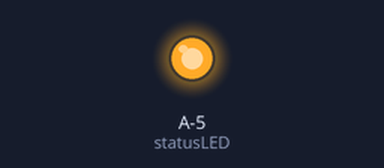
Simulated run of this sketch. Board: ATtiny85, built for the host (arithmetic inside an expression is 32-bit, double 64-bit). On the bench: output pins drawn as LEDs (lit = HIGH).

Above: at 3.72 s.
At 6.5 s:
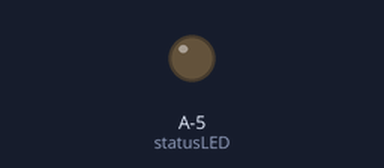
Timing chart, 0 to 8.5 s (numbered marks = the images above):
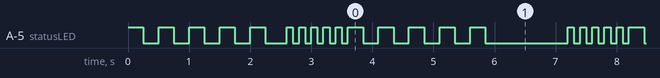

The sketch:

ATTINY84-Sleep-Interrupt.ino
```cpp
/*
 * Multiple interrupts on ATTINY84
 * Had trouble using INT0 (external interrupt)
 * Wasn't able to wake up from sleep using INT0
 *
 * Decided to use 2 Pin change interrupts, PCINT0 and PCINT1.
 * Read digital Value from both and that will tell us which one
 * got pulled low.
 *
 * VJS: 4/23/2017
 */

#include <avr/sleep.h>
#include <avr/interrupt.h>

const int Intr0_Pin                     = 0;
const int Intr1_Pin                     = 1;
const int statusLED                     = 9;

volatile byte pcint0 ;
volatile byte pcint1 ;

void flash(int _delay ) {
    // Flash quick sequence so we know setup has started
    for (int k = 0; k < 10; k = k + 1) {
        if (k % 2 == 0) {
            digitalWrite(statusLED, HIGH);
            }
        else {
            digitalWrite(statusLED, LOW);
            }
        delay(_delay);
     } // for
}

void setup() {

    pinMode(Intr0_Pin, INPUT);
    digitalWrite(Intr0_Pin, HIGH);
    pinMode(Intr1_Pin,INPUT);
    digitalWrite(Intr1_Pin,HIGH);

    //Enable Pin Change Interrupts
    GIMSK = 0b00010000 ; //turn on and Pin change interrupts PCINT0 to 7

    //Use Arduino pins 0 & 1 as PC intrs
    PCMSK0 |= 0b00000011 ;

    pinMode(statusLED, OUTPUT);
    flash(250);

    } // setup

void sleep() {

    cli();

    ADCSRA &= ~_BV(ADEN);                   // ADC off

    set_sleep_mode(SLEEP_MODE_PWR_DOWN);    // replaces above statement

    sleep_enable();                         // Sets the Sleep Enable bit in the MCUCR Register (SE BIT)
    sei();                                  // Enable interrupts
    sleep_cpu();                            // sleep

    cli();  // Disable interrupts

    sleep_disable();                        // Clear SE bit

    sei();                                  // Enable interrupts
} // sleep

ISR(PCINT0_vect) {
    pcint0 = digitalRead(0);
    pcint1 = digitalRead(1);
}

void loop() {
    sleep();

    if (pcint0 == 0)
      flash(100);

    if (pcint1 == 0)
      flash(250);

    delay(1000);
}
```

Measured:
- by itself, A-5 (statusLED): moves between LOW and HIGH, repeating every 32.2 s
- by itself, everything shown: repeats every 4.6 s, in 14 steps
